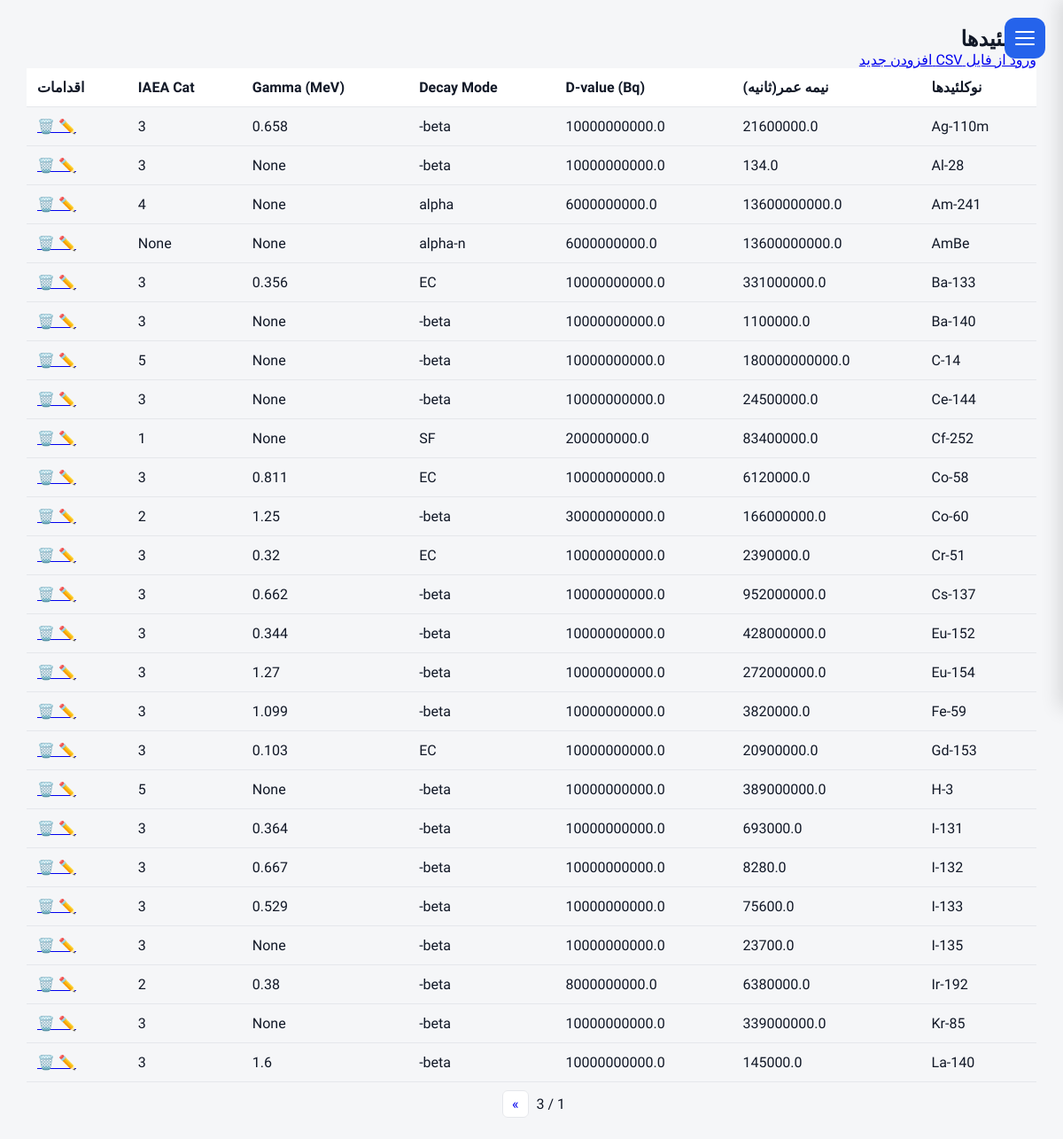
/reference/ (signed in), run on the app's committed database.
### reference/models.py (models this page shows, shortened)
class Nuclides(models.Model):
    name = models.CharField(max_length=8)
    half_life = models.FloatField()
    d_value_bq = models.FloatField()
    atomic_number = models.IntegerField(null=True, blank=True)
    mass_number = models.IntegerField(null=True, blank=True)
    decay_mode = models.CharField(max_length=50, null=True, blank=True)
    decay_constant = models.FloatField(null=True, blank=True)  # 1/sec
    specific_activity_bq_per_g = models.FloatField(null=True, blank=True)
    alpha_energy_mev = models.FloatField(null=True, blank=True)
    beta_max_energy_mev = models.FloatField(null=True, blank=True)
    gamma_energy_mev = models.FloatField(null=True, blank=True)
    gamma_yield = models.FloatField(null=True, blank=True)  # photons/decay
    neutron_emitter = models.BooleanField(default=False)
    neutron_yield_n_per_s = models.FloatField(null=True, blank=True)
    dose_rate_constant_usv_m2_per_h_gbq = models.FloatField(null=True, blank=True)
    half_value_layer_lead_mm = models.FloatField(null=True, blank=True)
    half_value_layer_concrete_mm = models.FloatField(null=True, blank=True)
    iaea_category = models.IntegerField(null=True, blank=True)
    parent_nuclide = models.CharField(max_length=20, null=True, blank=True)
    daughter_nuclide = models.CharField(max_length=20, null=True, blank=True)
    is_sealed_source_common = models.BooleanField(default=False)

### reference/views.py (the view)
# urls.py: path("", views.radionuclide_list, name="radionuclide_list"),
def radionuclide_list(request):
    qs = Nuclides.objects.all().order_by("name")
    paginator = Paginator(qs, 25)  # 25 per page
    page_number = request.GET.get("page")
    page_obj = paginator.get_page(page_number)
    return render(request, "reference/radionuclide_list.html", {
        "nuclides": page_obj
    })

### templates/reference/radionuclide_list.html (shortened to what this page needs)
{% extends "base.html" %}
{% load i18n %}
{% load static %}
{% block content %}
<div class="page-header">
    <h2>{% trans "Radionuclides" %}</h2>
    <a href="{% url 'radionuclide_import' %}" class="btn btn-primary">
        {% trans "Import CSV" %}
    </a>
    <a href="{% url 'radionuclide_add' %}" class="btn btn-success">
        {% trans "Add New" %}
    </a>
</div>
<div class="table-responsive">
<table class="table table-bordered table-hover">
    <thead>
        <tr>
            <th>{% trans "Nuclide" %}</th>
            <th>{% trans "Half-life (s)" %}</th>
            <th>{% trans "D-value (Bq)" %}</th>
            <th>{% trans "Decay Mode" %}</th>
            <th>{% trans "Gamma (MeV)" %}</th>
            <th>{% trans "IAEA Cat" %}</th>
            <th>{% trans "Actions" %}</th>
        </tr>
    </thead>
    <tbody>
        {% for obj in nuclides %}
        <tr>
            <td>{{ obj.name }}</td>
            <td>{{ obj.half_life }}</td>
            <td>{{ obj.d_value_bq }}</td>
            <td>{{ obj.decay_mode }}</td>
            <td>{{ obj.gamma_energy_mev }}</td>
            <td>{{ obj.iaea_category }}</td>
            <td>
                <div class="action-icons">
                    <a href="{% url 'radionuclide_edit' obj.id %}" class="icon-btn edit">
                        ✏️
                    </a>
                    <a href="{% url 'radionuclide_delete' obj.id %}" class="icon-btn history">
                        🗑️
                    </a>
                </div>
            </td>
        </tr>
        {% empty %}
        <tr>
            <td colspan="7">{% trans "No data available" %}</td>
        </tr>
        {% endfor %}
    </tbody>
</table>
</div>
<div class="pagination">
    <span class="current">
        {{ nuclides.number }} / {{ nuclides.paginator.num_pages }}
    </span>
    {% if nuclides.has_next %}
        <a href="?page={{ nuclides.next_page_number }}">»</a>
    {% endif %}
</div>
{% endblock %}

### static/css/base.css (style rules this page uses)
* { margin:0; padding:0; box-sizing:border-box; }
html.rtl { font-family:Vazirmatn,sans-serif; }
:root { --bg: #f5f6f8; --card: #ffffff; --text: #111827; --muted: #6b7280; --border: #e5e7eb; --primary: #2563eb; --sidebar: #1f2937; --sidebar-text: #374151; }
body { background: var(--bg); color: var(--text); }
th, td { padding: 12px; border-bottom: 1px solid var(--border); text-align: left; }
th { background: rgba(0,0,0,0.03); }
table { width: max-content; min-width: 100%; border-collapse: collapse; }
.pagination { margin-top: 15px; text-align: center; }
.pagination a { margin: 0 5px; padding: 5px 10px; background: var(--card); border: 1px solid var(--border); border-radius: 6px; text-decoration: none; }
table thead th { position: sticky; top: 0; background: var(--card); z-index: 10; }

### data on the page
Nuclides: name "Ag-110m", half_life "21600000.0", d_value_bq "10000000000.0", decay_mode "beta-", gamma_energy_mev "0.658", iaea_category "3"
Nuclides: name "Al-28", half_life "134.0", d_value_bq "10000000000.0", decay_mode "beta-", gamma_energy_mev "None", iaea_category "3"
Nuclides: name "Am-241", half_life "13600000000.0", d_value_bq "6000000000.0", decay_mode "alpha", gamma_energy_mev "None", iaea_category "4"
Nuclides: name "AmBe", half_life "13600000000.0", d_value_bq "6000000000.0", decay_mode "alpha-n", gamma_energy_mev "None", iaea_category "None"
Nuclides: name "Ba-133", half_life "331000000.0", d_value_bq "10000000000.0", decay_mode "EC", gamma_energy_mev "0.356", iaea_category "3"
Nuclides: name "Ba-140", half_life "1100000.0", d_value_bq "10000000000.0", decay_mode "beta-", gamma_energy_mev "None", iaea_category "3"
Nuclides: name "C-14", half_life "180000000000.0", d_value_bq "10000000000.0", decay_mode "beta-", gamma_energy_mev "None", iaea_category "5"
Nuclides: name "Ce-144", half_life "24500000.0", d_value_bq "10000000000.0", decay_mode "beta-", gamma_energy_mev "None", iaea_category "3"
Nuclides: name "Cf-252", half_life "83400000.0", d_value_bq "200000000.0", decay_mode "SF", gamma_energy_mev "None", iaea_category "1"
Nuclides: name "Co-58", half_life "6120000.0", d_value_bq "10000000000.0", decay_mode "EC", gamma_energy_mev "0.811", iaea_category "3"
Nuclides: name "Co-60", half_life "166000000.0", d_value_bq "30000000000.0", decay_mode "beta-", gamma_energy_mev "1.25", iaea_category "2"
Nuclides: name "Cr-51", half_life "2390000.0", d_value_bq "10000000000.0", decay_mode "EC", gamma_energy_mev "0.32", iaea_category "3"
Nuclides: name "Cs-137", half_life "952000000.0", d_value_bq "10000000000.0", decay_mode "beta-", gamma_energy_mev "0.662", iaea_category "3"
Nuclides: name "Eu-152", half_life "428000000.0", d_value_bq "10000000000.0", decay_mode "beta-", gamma_energy_mev "0.344", iaea_category "3"
Nuclides: name "Eu-154", half_life "272000000.0", d_value_bq "10000000000.0", decay_mode "beta-", gamma_energy_mev "1.27", iaea_category "3"
Nuclides: name "Fe-59", half_life "3820000.0", d_value_bq "10000000000.0", decay_mode "beta-", gamma_energy_mev "1.099", iaea_category "3"
Nuclides: name "Gd-153", half_life "20900000.0", d_value_bq "10000000000.0", decay_mode "EC", gamma_energy_mev "0.103", iaea_category "3"
Nuclides: name "H-3", half_life "389000000.0", d_value_bq "10000000000.0", decay_mode "beta-", gamma_energy_mev "None", iaea_category "5"
Nuclides: name "I-131", half_life "693000.0", d_value_bq "10000000000.0", decay_mode "beta-", gamma_energy_mev "0.364", iaea_category "3"
Nuclides: name "I-132", half_life "8280.0", d_value_bq "10000000000.0", decay_mode "beta-", gamma_energy_mev "0.667", iaea_category "3"
Nuclides: name "I-133", half_life "75600.0", d_value_bq "10000000000.0", decay_mode "beta-", gamma_energy_mev "0.529", iaea_category "3"
Nuclides: name "I-135", half_life "23700.0", d_value_bq "10000000000.0", decay_mode "beta-", gamma_energy_mev "None", iaea_category "3"
Nuclides: name "Ir-192", half_life "6380000.0", d_value_bq "8000000000.0", decay_mode "beta-", gamma_energy_mev "0.38", iaea_category "2"
Nuclides: name "Kr-85", half_life "339000000.0", d_value_bq "10000000000.0", decay_mode "beta-", gamma_energy_mev "None", iaea_category "3"
Nuclides: name "La-140", half_life "145000.0", d_value_bq "10000000000.0", decay_mode "beta-", gamma_energy_mev "1.6", iaea_category "3"
